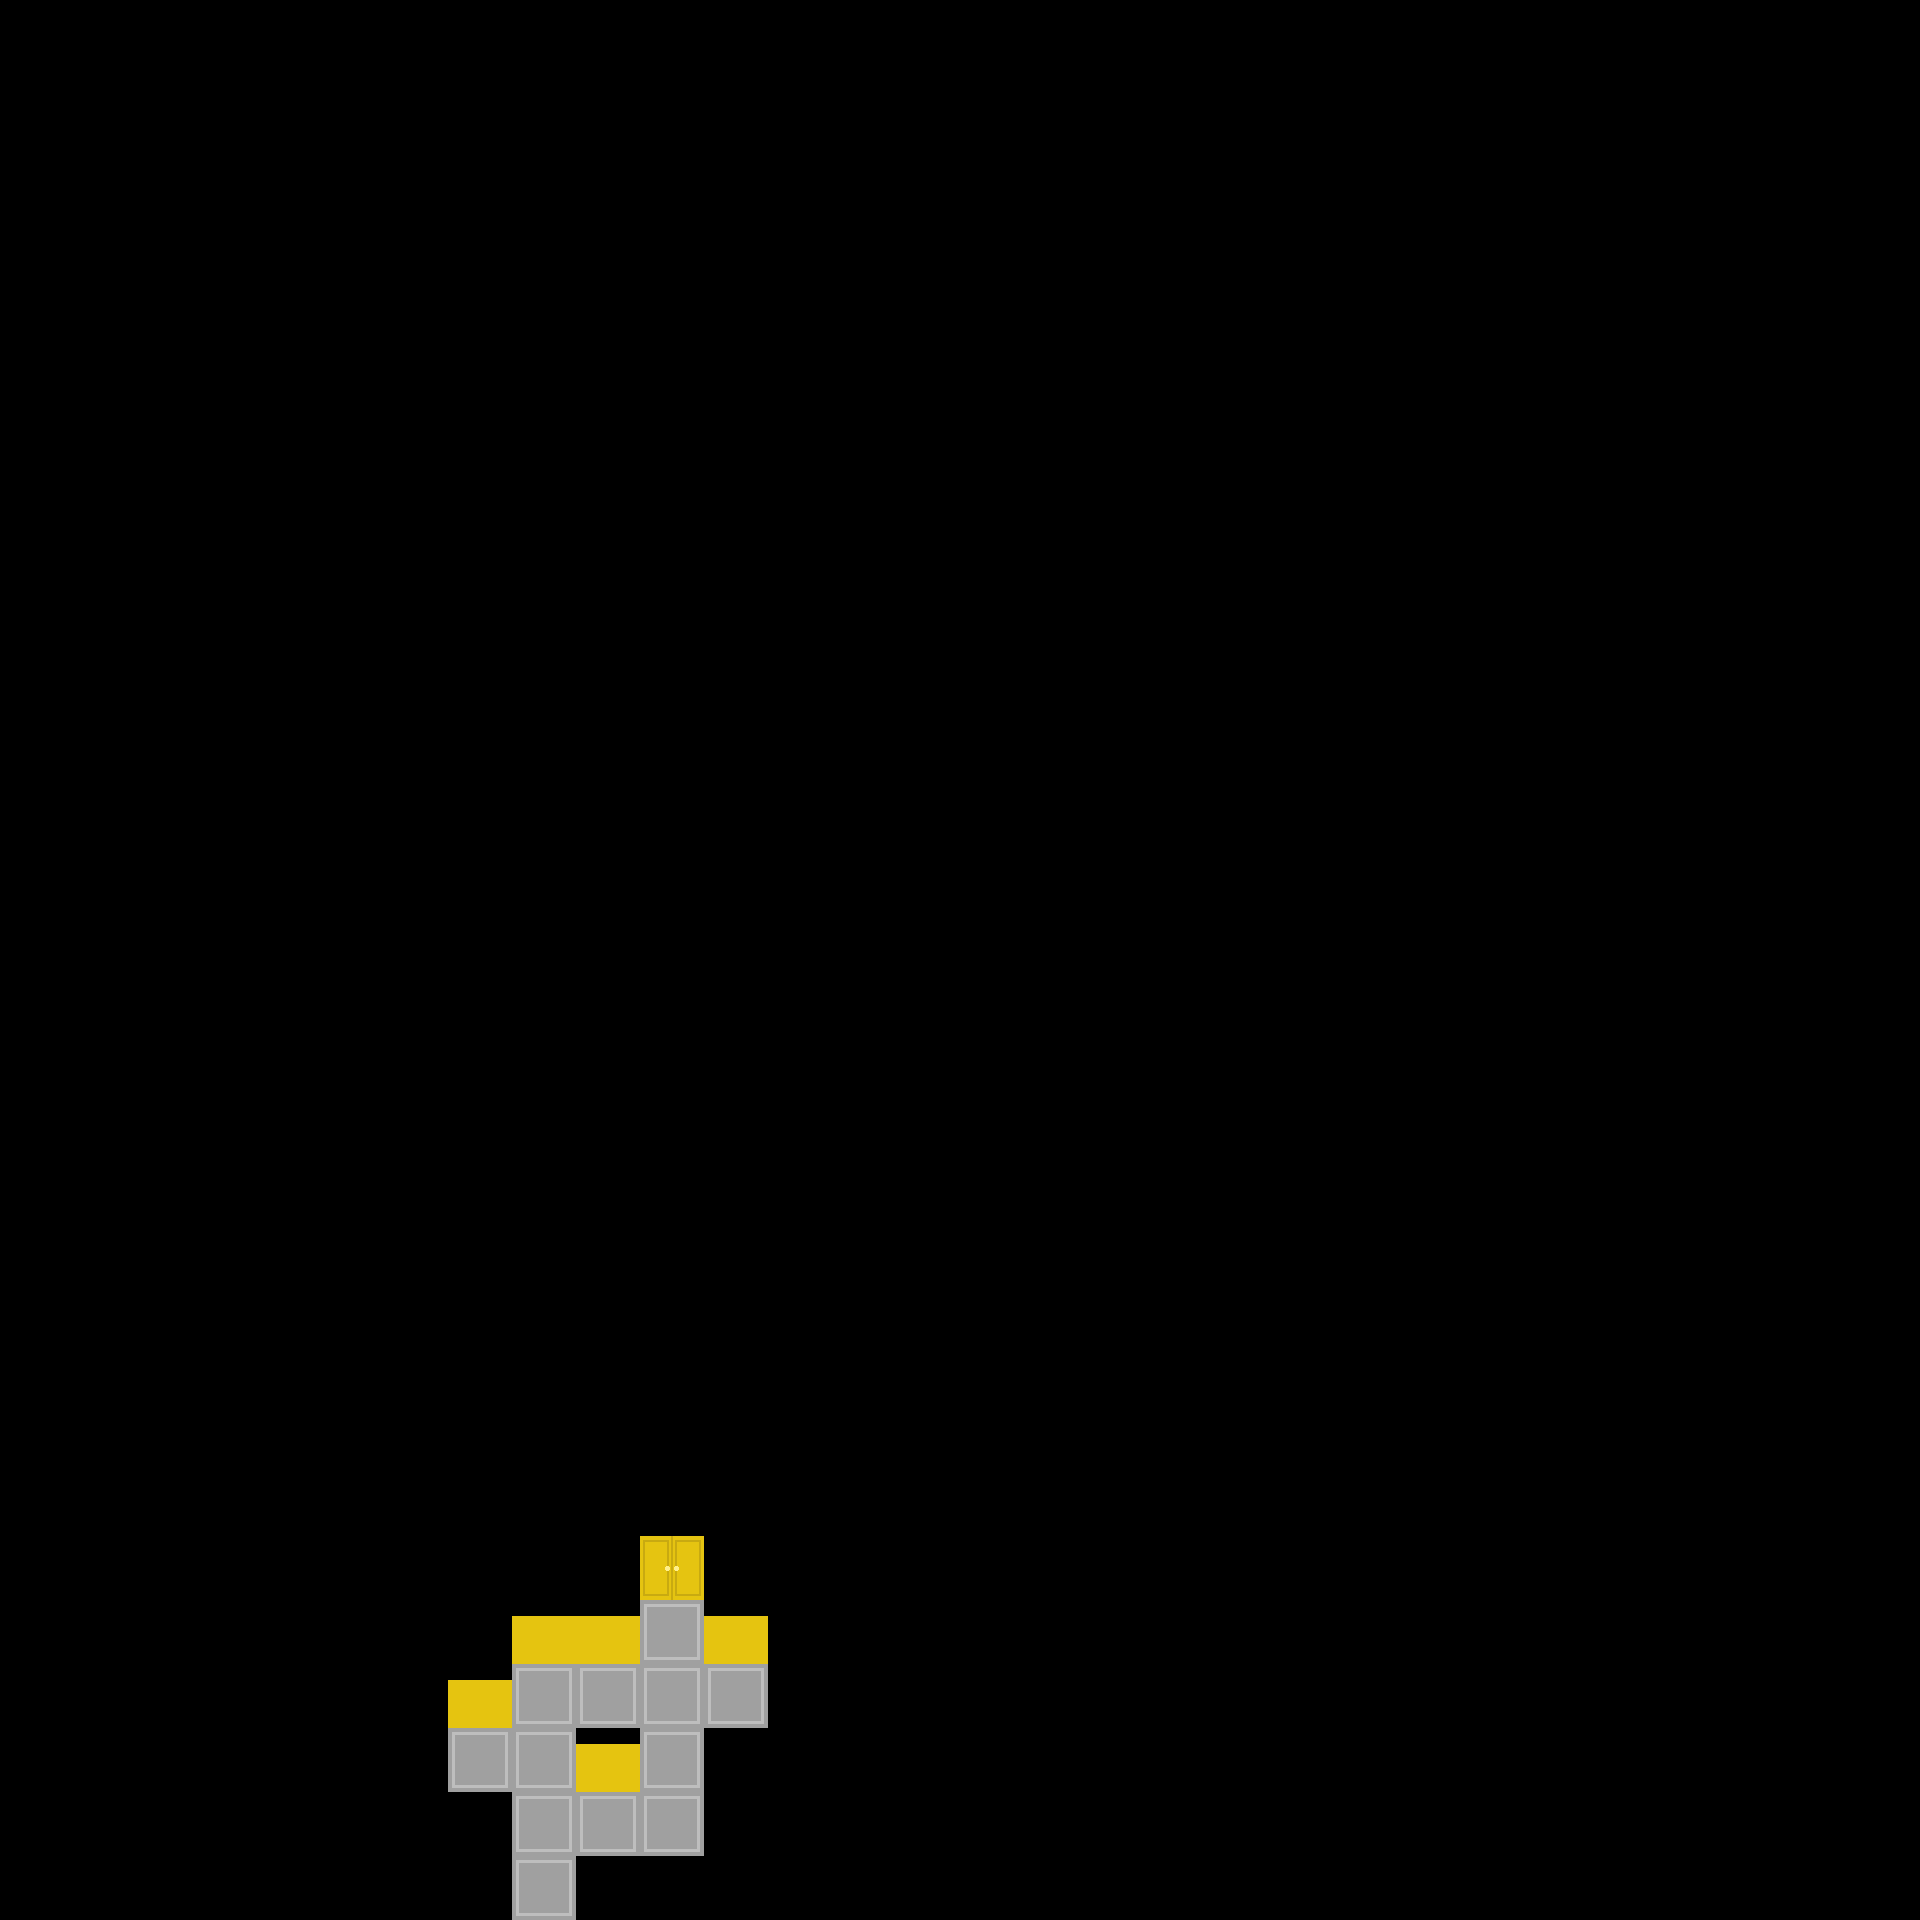

Below is a game level as drawn by its tile map, then a one-line description and the .tmx that defines it (tile-layer data replaced by summaries):
An orthogonal 30x30 tile map with 64x64 px tiles, 1 tile layer (MAP).

<map version="1.2" tiledversion="1.3.3" orientation="orthogonal" renderorder="right-down" width="30" height="30" tilewidth="64" tileheight="64" infinite="0" nextlayerid="2" nextobjectid="1">
 <tileset firstgid="1" source="tileset_basic.tsx" />
 <layer id="1" name="MAP" width="30" height="30">
  <data>[900 cells, 900 non-empty, 4 distinct tile ids]</data>
 </layer>
</map>
